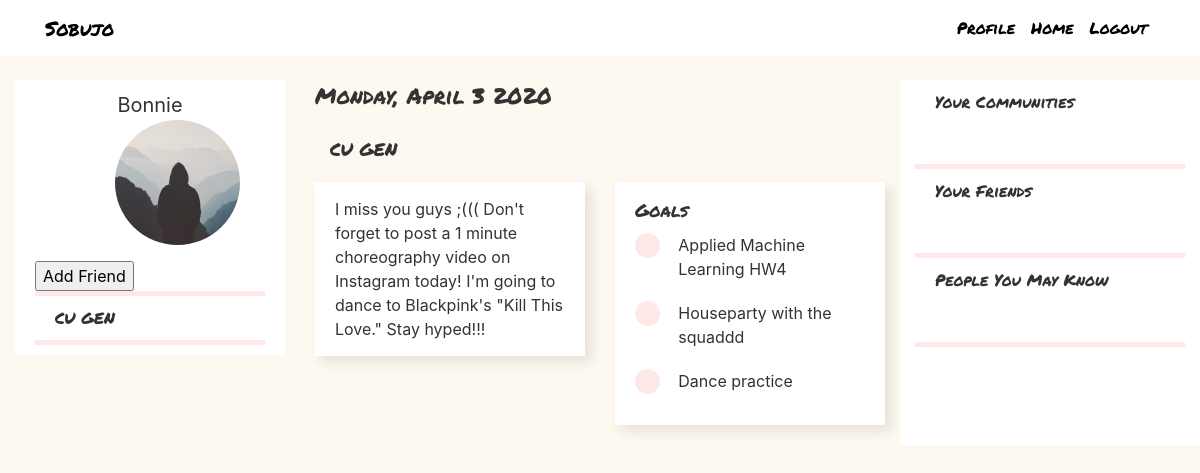
The page /journal/3 (signed in) on the database its author committed.
### flaskblog/models.py (models this page shows, shortened)
class User(db.Model, UserMixin):
    id = db.Column(db.Integer, primary_key=True)
    username = db.Column(db.String(20), unique=True, nullable=False)
    email = db.Column(db.String(120), unique=True, nullable=False)
    image_file = db.Column(db.String(20), nullable=False, default='default.jpg')
    password = db.Column(db.String(60), nullable=False)
    pages = db.relationship("Page", backref="user")
    friends = db.relationship("User", secondary=friendship,
                           primaryjoin=id==friendship.c.friend_a_id,
                           secondaryjoin=id==friendship.c.friend_b_id)
    community = db.relationship("Community", secondary=membership, backref="members")
    comments = db.relationship("Comment", backref="author") # received

class Page(db.Model):
    id = db.Column(db.Integer, primary_key=True)
    user_id = db.Column(db.Integer, db.ForeignKey('user.id')) # can be nullable
    community_id = db.Column(db.Integer, db.ForeignKey('community.id')) # can be nullable
    title = db.Column(db.String(100), nullable=False)
    entries = db.relationship("Entry", backref="page")
    goals = db.relationship("Goal", backref="page")

class Entry(db.Model):
    id = db.Column(db.Integer, primary_key=True)
    page_id = db.Column(db.Integer, db.ForeignKey('page.id'), nullable=False)
    text = db.Column(db.String(500), nullable=False)
    comments = db.relationship("Comment", backref="entry")

class Goal(db.Model):
    id = db.Column(db.Integer, primary_key=True)
    page_id = db.Column(db.Integer, db.ForeignKey('page.id'), nullable=False)
    text = db.Column(db.String(500), nullable=False)
    comments = db.relationship("Comment", backref="goal")

### flaskblog/routes.py (the view)
@app.route("/journal/<int:user_id>")
@login_required
def spectate(user_id):
    if user_id == current_user.id:
        return redirect(url_for('home'))
    other_user = User.query.filter_by(id=user_id).first()
    pages = Page.query.filter_by(user_id=user_id).all()
    entries = {}
    goals = {}
    for page in pages:
        entries[page.id] = Entry.query.filter_by(page_id=page.id).all()
        goals[page.id] = Goal.query.filter_by(page_id=page.id).all()
    image_file = url_for('static', filename='profile_pics/' + other_user.image_file)
    return render_template('other_profile.html', pages=pages, entries=entries, goals=goals, image_file=image_file, other_user=other_user )

### flaskblog/models.py (called while the page is built)
@login_manager.user_loader
def load_user(user_id):
    return User.query.get(int(user_id))

### flaskblog/templates/other_profile.html
{% extends "layout.html" %}
{% block content %}
<div class="row">
    <div class="col-md-4">
        <div class="content-section">
            <div class="account-heading">{{ other_user.username }}</div>
            <img class="rounded-circle account-img" src="{{ image_file }}">
            {% if other_user not in current_user.friends %}
                <form>
                    <input type="submit" value="Add Friend" onclick="addFriend({{ other_user.id }})">
                </form>
            {% endif %}
            <div class="pink-divider"></div>
            {% for page in pages %}
            <div class="sidebar-journal">{{page.title}}</div>
            <div class="pink-divider"></div>
            {% endfor %}
        </div>
    </div>
    <div class="col-md-8">
        <div class="date-style">Monday, April 3 2020</div>
        <br>
        {% for page in pages %}
        <div class="row">
            <div class="header-style">{{ page.title }} </div>
        </div>
        <div class="row">
            <div class="col-md-6">
                <div class="entry-section">
                    {% for entry in entries.get(page.id) %}
                    <div class="entry-style"> {{ entry.text }} </div>
                    {% endfor %}
                </div>
            </div>
            <div class="col-md-6">
                <div class="entry-style">
                    <div class="goal-style"> Goals </div>
                    {% for goal in goals.get(page.id) %}
                    <div class="row individual-goal">
                        <div class="col-md-2">
                            <div class="dot"></div>
                        </div>
                        <div class="col-md-10">
                            <div> {{ goal.text }} </div>
                        </div>
                    </div>
                    {% endfor %}
                </div>
            </div>
        </div>
    {% endfor %}
    </div>
</div>
{% endblock content %}

### flaskblog/static/main.css (style rules this page uses)
body { background-color: #FEF9F0; color: #333333; margin-top: 5rem; }
.content-section { background: #ffffff; padding: 10px 20px; }
.sidebar-journal { background: #ffffff; padding: 10px 20px; font-family: "Permanent Marker"; }
.account-img { height: 125px; width: 125px; margin-bottom: 16px; margin-right: 80px; margin-left: 80px; }
.account-heading { font-size: 20px; text-align: center; }
.pink-divider { background-color: #FFE8E8; height: 5px; width: 100%; }
.date-style { font-family: "Permanent Marker"; font-size: 22px; line-height: 32px; }
.header-style { font-family: "Permanent Marker"; font-size: 18px; line-height: 26px; margin-left: 30px; }
.dot { height: 25px; width: 25px; background-color: #FFE8E8; border-radius: 50%; display: inline-block; }
.entry-style { margin-top: 20px; background: #ffffff; padding: 15px 20px; box-shadow: 6px 6px 12px rgba(0, 0, 0, 0.1); margin-bottom: 20px; }
.goal-style { font-family: "Permanent Marker"; font-size: 18px; line-height: 26px; }
.individual-goal { padding-top: 10px; padding-bottom: 10px; }

### rows shown on the page
User: username "Bonnie"
Page: title "CU GEN"
Entry: text "I miss you guys ;((( Don't forget to post a 1 minute choreography video on Instagram today! I'm going to dance to Blackpink's \"Kill This Love.\" Stay hyped!!!"
Goal: text "Applied Machine Learning HW4"
Goal: text "Houseparty with the squaddd"
Goal: text "Dance practice"
